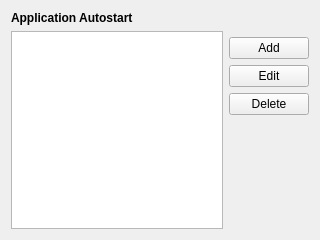
<?xml version="1.0" encoding="UTF-8"?>
<ui version="4.0">
 <class>AutoStartPage</class>
 <widget class="QWidget" name="AutoStartPage">
  <property name="geometry">
   <rect>
    <x>0</x>
    <y>0</y>
    <width>320</width>
    <height>240</height>
   </rect>
  </property>
  <layout class="QGridLayout" name="gridLayout_10">
   <item row="4" column="1">
    <widget class="QPushButton" name="deleteButton">
     <property name="text">
      <string>Delete</string>
     </property>
    </widget>
   </item>
   <item row="2" column="1">
    <widget class="QPushButton" name="addButton">
     <property name="text">
      <string>Add</string>
     </property>
    </widget>
   </item>
   <item row="3" column="1">
    <widget class="QPushButton" name="editButton">
     <property name="text">
      <string>Edit</string>
     </property>
    </widget>
   </item>
   <item row="0" column="0">
    <widget class="QLabel" name="label">
     <property name="font">
      <font>
       <weight>75</weight>
       <bold>true</bold>
      </font>
     </property>
     <property name="text">
      <string>Application Autostart</string>
     </property>
    </widget>
   </item>
   <item row="5" column="1">
    <spacer name="verticalSpacer_1">
     <property name="orientation">
      <enum>Qt::Vertical</enum>
     </property>
     <property name="sizeHint" stdset="0">
      <size>
       <width>20</width>
       <height>40</height>
      </size>
     </property>
    </spacer>
   </item>
   <item row="1" column="0" rowspan="5">
    <widget class="QTreeView" name="autoStartView">
     <attribute name="headerVisible">
      <bool>false</bool>
     </attribute>
    </widget>
   </item>
  </layout>
 </widget>
 <resources/>
 <connections/>
</ui>
